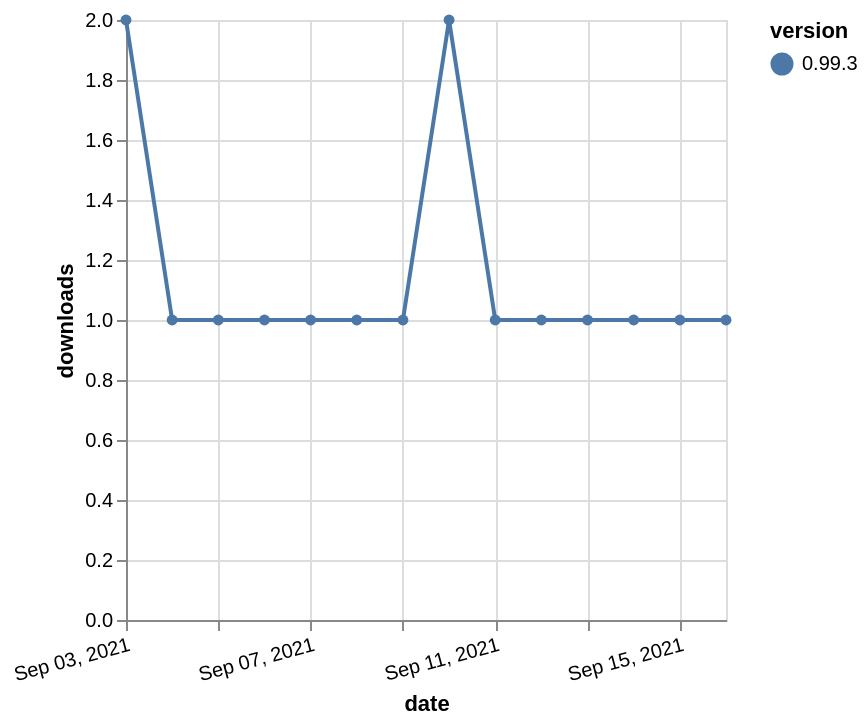

Express this chart as Vega-Lite.
### Vega-Lite specification from a JSON file in a GitHub repository (floating-point values rounded to 4 significant figures)
{"$schema": "https://vega.github.io/schema/vega-lite/v5.json", "description": "A simple bar chart with embedded data.", "data": {"values": [{"date": "2021-09-03", "total": 114, "delta": 2, "version": "0.99.3"}, {"date": "2021-09-04", "total": 115, "delta": 1, "version": "0.99.3"}, {"date": "2021-09-05", "total": 116, "delta": 1, "version": "0.99.3"}, {"date": "2021-09-06", "total": 117, "delta": 1, "version": "0.99.3"}, {"date": "2021-09-07", "total": 118, "delta": 1, "version": "0.99.3"}, {"date": "2021-09-08", "total": 119, "delta": 1, "version": "0.99.3"}, {"date": "2021-09-09", "total": 120, "delta": 1, "version": "0.99.3"}, {"date": "2021-09-10", "total": 122, "delta": 2, "version": "0.99.3"}, {"date": "2021-09-11", "total": 123, "delta": 1, "version": "0.99.3"}, {"date": "2021-09-12", "total": 124, "delta": 1, "version": "0.99.3"}, {"date": "2021-09-13", "total": 125, "delta": 1, "version": "0.99.3"}, {"date": "2021-09-14", "total": 126, "delta": 1, "version": "0.99.3"}, {"date": "2021-09-15", "total": 127, "delta": 1, "version": "0.99.3"}, {"date": "2021-09-16", "total": 128, "delta": 1, "version": "0.99.3"}]}, "width": "container", "mark": {"type": "line", "point": {"filled": true}}, "encoding": {"x": {"field": "date", "type": "temporal", "timeUnit": "yearmonthdate", "title": "date", "axis": {"labelAngle": -15}}, "y": {"field": "delta", "type": "quantitative", "title": "downloads"}, "color": {"field": "version", "type": "nominal"}, "tooltip": {"field": "delta"}}}
